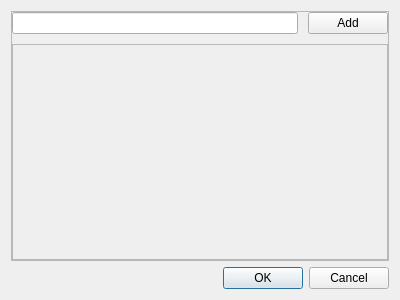
<?xml version="1.0" encoding="UTF-8"?>
<ui version="4.0">
 <class>Dialog</class>
 <widget class="QDialog" name="Dialog">
  <property name="geometry">
   <rect>
    <x>0</x>
    <y>0</y>
    <width>400</width>
    <height>300</height>
   </rect>
  </property>
  <property name="windowTitle">
   <string>Dialog</string>
  </property>
  <layout class="QVBoxLayout" name="verticalLayout">
   <item>
    <widget class="QFrame" name="content">
     <property name="frameShape">
      <enum>QFrame::StyledPanel</enum>
     </property>
     <property name="frameShadow">
      <enum>QFrame::Raised</enum>
     </property>
     <layout class="QVBoxLayout" name="verticalLayout_2">
      <property name="spacing">
       <number>10</number>
      </property>
      <property name="leftMargin">
       <number>0</number>
      </property>
      <property name="topMargin">
       <number>0</number>
      </property>
      <property name="rightMargin">
       <number>0</number>
      </property>
      <property name="bottomMargin">
       <number>0</number>
      </property>
      <item>
       <layout class="QHBoxLayout" name="horizontalLayout">
        <item>
         <widget class="QLineEdit" name="field_name"/>
        </item>
        <item>
         <widget class="QPushButton" name="add_btn">
          <property name="text">
           <string>Add</string>
          </property>
         </widget>
        </item>
       </layout>
      </item>
      <item>
       <widget class="QScrollArea" name="scrollArea">
        <property name="widgetResizable">
         <bool>true</bool>
        </property>
        <widget class="QWidget" name="scrollAreaWidgetContents">
         <property name="geometry">
          <rect>
           <x>0</x>
           <y>0</y>
           <width>378</width>
           <height>212</height>
          </rect>
         </property>
         <layout class="QVBoxLayout" name="verticalLayout_3">
          <property name="spacing">
           <number>0</number>
          </property>
          <property name="leftMargin">
           <number>0</number>
          </property>
          <property name="topMargin">
           <number>0</number>
          </property>
          <property name="rightMargin">
           <number>0</number>
          </property>
          <property name="bottomMargin">
           <number>0</number>
          </property>
          <item>
           <layout class="QVBoxLayout" name="verticalLayout_4"/>
          </item>
         </layout>
        </widget>
       </widget>
      </item>
     </layout>
    </widget>
   </item>
   <item>
    <widget class="QDialogButtonBox" name="buttonBox">
     <property name="orientation">
      <enum>Qt::Horizontal</enum>
     </property>
     <property name="standardButtons">
      <set>QDialogButtonBox::Cancel|QDialogButtonBox::Ok</set>
     </property>
    </widget>
   </item>
  </layout>
 </widget>
 <resources/>
 <connections>
  <connection>
   <sender>buttonBox</sender>
   <signal>accepted()</signal>
   <receiver>Dialog</receiver>
   <slot>accept()</slot>
   <hints>
    <hint type="sourcelabel">
     <x>248</x>
     <y>254</y>
    </hint>
    <hint type="destinationlabel">
     <x>157</x>
     <y>274</y>
    </hint>
   </hints>
  </connection>
  <connection>
   <sender>buttonBox</sender>
   <signal>rejected()</signal>
   <receiver>Dialog</receiver>
   <slot>reject()</slot>
   <hints>
    <hint type="sourcelabel">
     <x>316</x>
     <y>260</y>
    </hint>
    <hint type="destinationlabel">
     <x>286</x>
     <y>274</y>
    </hint>
   </hints>
  </connection>
 </connections>
</ui>
